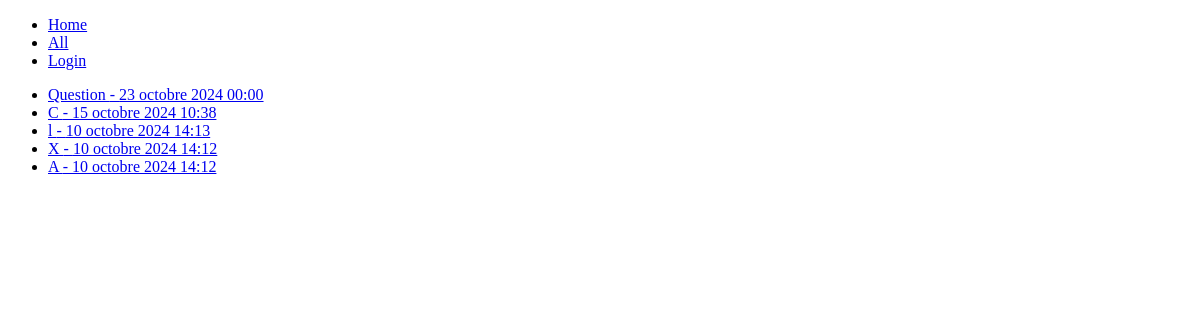
/polls/, run on an earlier commit of the app's database.
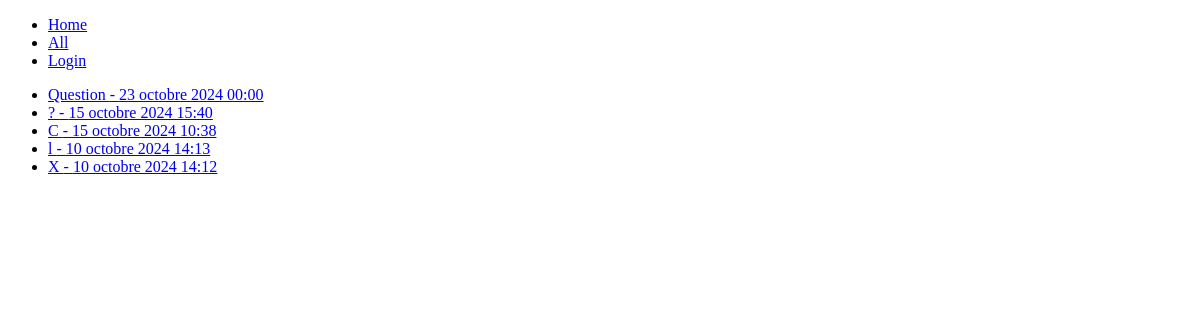
And on a later commit of the database.
### polls/models.py (models this page shows, shortened)
class Question(models.Model):
    question_text = models.CharField(max_length=200)
    pub_date = models.DateTimeField("date published")

### polls/views.py (the view)
# urls.py: path("", views.IndexView.as_view(), name="index"),
class IndexView(generic.ListView):
    template_name = "polls/index.html"
    context_object_name = "latest_question_list"
    def get_queryset(self):
        return Question.objects.order_by("-pub_date")[:5]

### polls/templates/polls/index.html
{% extends "main.html" %}
{% block content %}
{% if latest_question_list %}
    <ul>
    {% for question in latest_question_list %}
        <li><a href="/polls/{{ question.id }}/">{{ question.question_text }} - {{ question.pub_date }}</a></li>
    {% endfor %}
    </ul>
{% else %}
    <p>No polls are available.</p>
{% endif %}
{% endblock %}

What changed in the data, as far as the page shows it:
no longer on this page (row unchanged): Question: question_text "A", pub_date "10 octobre 2024 14:12"
added Question: question_text "?", pub_date "15 octobre 2024 15:40"
